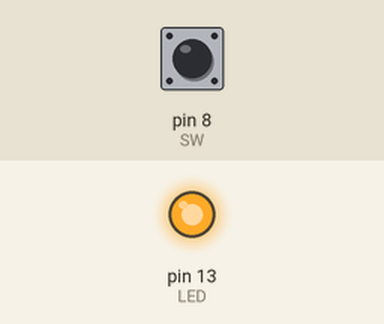
Recording of a sketch running on a simulated Arduino Uno, built with avr-gcc and run on an emulated ATmega328P. Parts: output pins drawn as LEDs (lit = HIGH). The inputs (shaded band) are chosen by the test bench; at power-on: pin 8 (SW) HIGH.

Above: at 1.2 s.
1.3 s: pin 8 (SW) pulled LOW for 0.15 s
At 1.37 s:
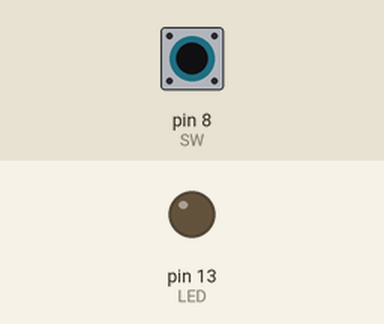
2.9 s: pin 8 (SW) pulled LOW for 3.2 s
At 7.0 s:
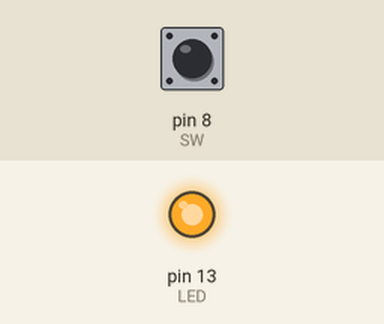
Timing chart, 0 to 8.5 s (numbered marks = the images above; inputs shaded):
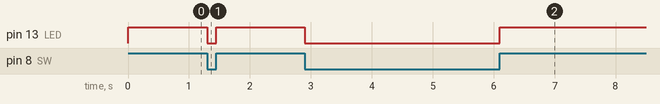

Measured:
- after the input at 1.3 s, pin 13 (LED): HIGH → LOW at once, → HIGH 0.15 s later
- after the input at 2.9 s, pin 13 (LED): HIGH → LOW at once, → HIGH 3.2 s later

The sketch:

diy4_1_pullup.ino
```cpp
// 啟用內建的上拉電阻，
const byte LED = 13;
const byte SW = 8;

void setup()
{
   pinMode(LED, OUTPUT);
   pinMode(SW, INPUT_PULLUP); // 啟用開關接腳內部的上拉電阻
}
void loop()
{
   bool val = digitalRead(SW);
   digitalWrite(LED, val);
}
```
